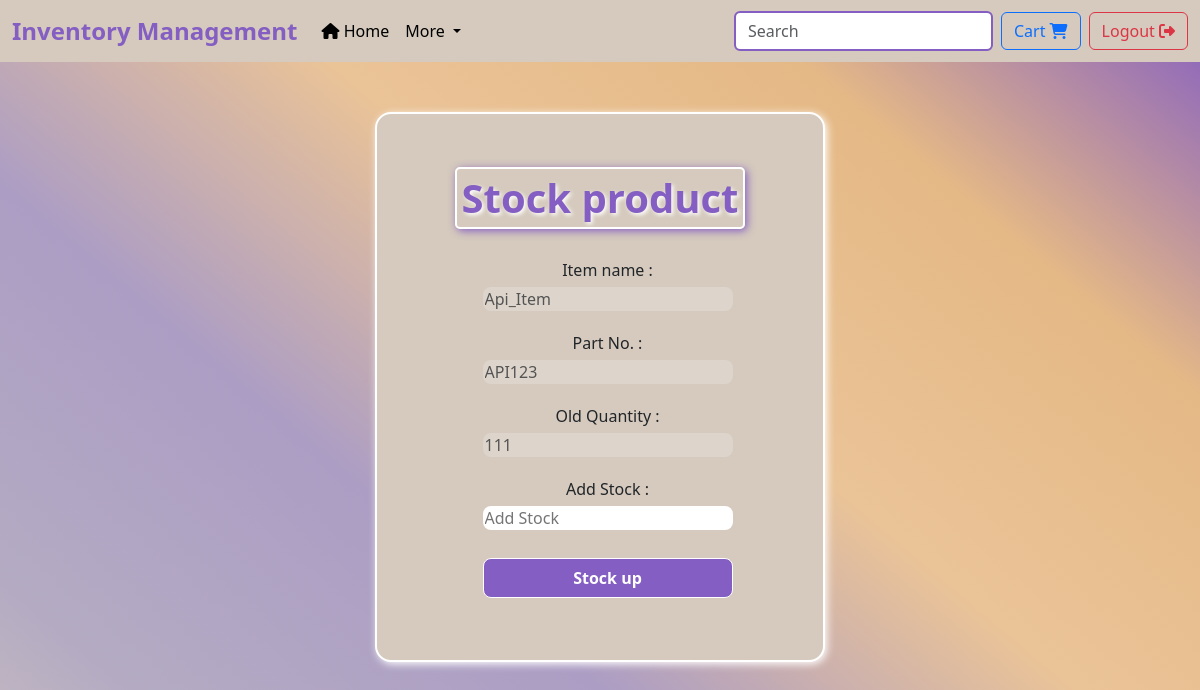
The page /1/stock (signed in) on the database its author committed.
### model.py (models this page shows, shortened)
class Item(db.Model):
    itemid = db.Column(db.Integer, primary_key=True, autoincrement=True)
    name = db.Column(db.String(200), nullable=False)
    partno = db.Column(db.String(10), default='-')
    description = db.Column(db.Text)
    date_stocked = db.Column(db.DateTime, default=current_time)
    quantity = db.Column(db.Integer, nullable=False, default=1)
    price = db.Column(db.Numeric(precision=10, scale=2))
    location = db.Column(db.Text)
    deleted = db.Column(db.Boolean, default=False)
    category = db.Column(db.Integer, db.ForeignKey(
        'category.catid'), nullable=False)
    itemrequest = db.relationship('ItemRequest', backref='item_ref', lazy=True)

### app.py (the view, shortened to what this page needs)
@app.route('/<int:id>/stock', methods=['GET', 'POST'])
@login_required
def stock(id):
    it = item_model.query.filter_by(itemid=id).first()
    categories = category_model.query.filter_by(catid=it.category)
    return render_template('stockitem.html',
                           item=it, categories=categories)

### app.py (called while the page is built)
@lm.user_loader
def load_user(id):
    return user.query.get(int(id))

### templates/stockitem.html
{%extends 'base.html'%} {%block head%}
<link
    rel="stylesheet"
    href=" {{ url_for('static', filename='css/stockitem.css')}} " />
<title>Login</title>{%endblock%} {%block
body%}
<div>
    <div class="container">
        <div class="form-main">
    <h1>Stock product</h1>
    <form
        action="{{url_for('stock',id=item.itemid)}}"
        method="POST">
        <div class="form-in">
        <label for="name">Item name :</label>
        <input
            id="name"
            name="name"
            type="text"
            placeholder="Item Name"
            value="{{item.name}}"
            disabled />
        <label for="partno">Part No. :</label>
        <input
            id="partno"
            name="partno"
            type="text"
            placeholder="Part No."
            value="{{item.partno}}"
            disabled />
        <label for="qty">Old Quantity :</label>
        <input
            id="qty"
            name="qty"
            type="number"
            placeholder="Quantity"
            value="{{item.quantity}}"
            disabled />
        <label for="stqty">Add Stock :</label>
        <input
            id="stqty"
            name="stqty"
            type="number"
            placeholder="Add Stock"
            min="1"
            max="999" />
    </div>
    <br>
    <div class="form-but">
        <button class="btn btn-primary" type="submit">Stock up</button>
    </div>
    </form>
</div>
</div>
</div>
{%endblock%}

### static/css/main.css (style rules this page uses)
.btn-primary, .btn-primary:hover, .btn-primary:active, .btn-primary:visited { background-color: #845ec2; border: white; }
h1 { text-align: center; font-weight: bold; border: 2px solid black; box-shadow: 2px 2px 5px black; display: inline-block; padding: 1rem; }

### static/css/stockitem.css (style rules this page uses)
.container { height: 650px; width: 600px; display: flex; align-items: center; justify-content: center; }
body { background-color: #B0A8B9; }
h1 { color: #845EC2; margin-top: 10px; margin-bottom: 65px; border: 2px solid white; border-radius: 5px; padding: 5px; box-shadow: 2px 2px 8px #845EC2; text-shadow: 2px 2px 4px white; }
.form-main { height: 550px; width: 450px; display: flex; justify-content: center; align-items: center; border: 2px solid white; background-color: #D5CABD; flex-direction: column; border-radius: 1rem; box-shadow: 2px 2px 8px white; }
.form-in { height: 180px; width: 400px; display: flex; flex-direction: column; align-content: space-evenly; justify-content: center; align-items: center; margin-left: 15px; margin-bottom: 20px; background-color: #D5CABD; margin-top: 20px; }
.form-in input { width: 250px; height: 40px; margin-top: 5px; border-radius: 0.5rem; border: white; margin-bottom: 20px; }
.form-but { width: 400px; display: flex; justify-content: center; margin-left: 15px; margin-bottom: 20px; background-color: #D5CABD; margin-top: 20px; }
.form-but button { width: 250px; height: 40px; color: white; background-color: #845EC2; font-weight: bold; border-radius: 0.5rem; border: 1px solid white; }

### templates/base.html (style rules this page uses)
body { background: linear-gradient( 40deg, #d5cabd, #b4abc3, #ac9dc4, #eac397, #e5b986, #845ec2 ); }

### rows shown on the page
Item: name "Api_Item", partno "API123", qty "111"
